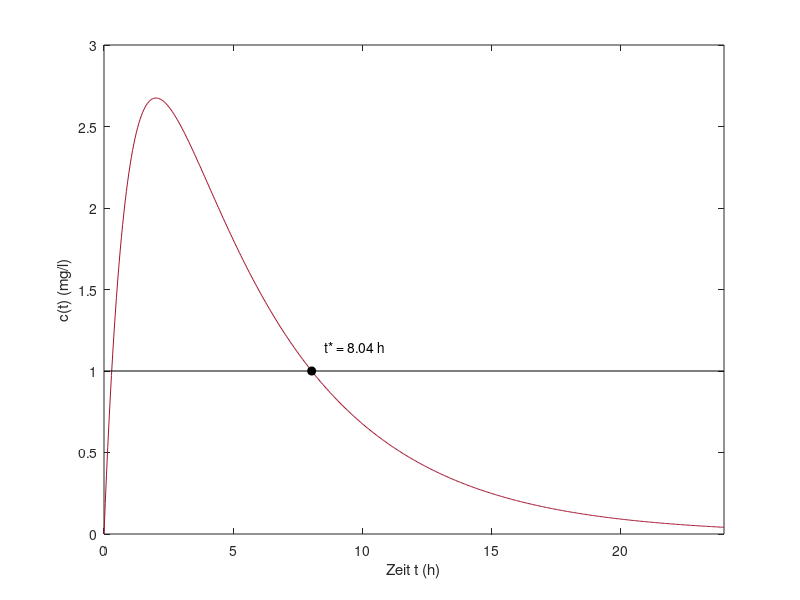

This figure's MATLAB source:
% Abb. 1.35: Wann fällt der Wirkstoffspiegel unter 1 mg/l? (Buch, Abschnitt 1.5, Gl. 1.44)
% c(t) = 5 (exp(-0.2 t) - exp(-t)); Newton-Verfahren für g(t) = c(t) - 1 mit Startwert t_0 = 10 h
% (c) 2026 Philipp Kügler · Programm zum Buch „Dynamische Systeme in den Lebenswissenschaften“ · MIT-Lizenz (siehe LICENSE)
c = @(t) 5 * (exp(-0.2 * t) - exp(-t));
dc = @(t) 5 * (-0.2 * exp(-0.2 * t) + exp(-t));

t = zeros(1, 6); t(1) = 10;
for k = 1:5
    t(k + 1) = t(k) - (c(t(k)) - 1) / dc(t(k));
end
for k = 1:6
    fprintf('t_%d = %.6f h\n', k - 1, t(k));
end

tt = linspace(0, 24, 500);
plot(tt, c(tt), 'Color', [0.64 0.08 0.18]); hold on
plot([0 24], [1 1], 'k-'); plot(t(end), 1, 'ko', 'MarkerFaceColor', 'k');
text(t(end) + 0.5, 1.15, sprintf('t* = %.2f h', t(end)));
hold off; axis([0 24 0 3]); xlabel('Zeit t (h)'); ylabel('c(t) (mg/l)');
